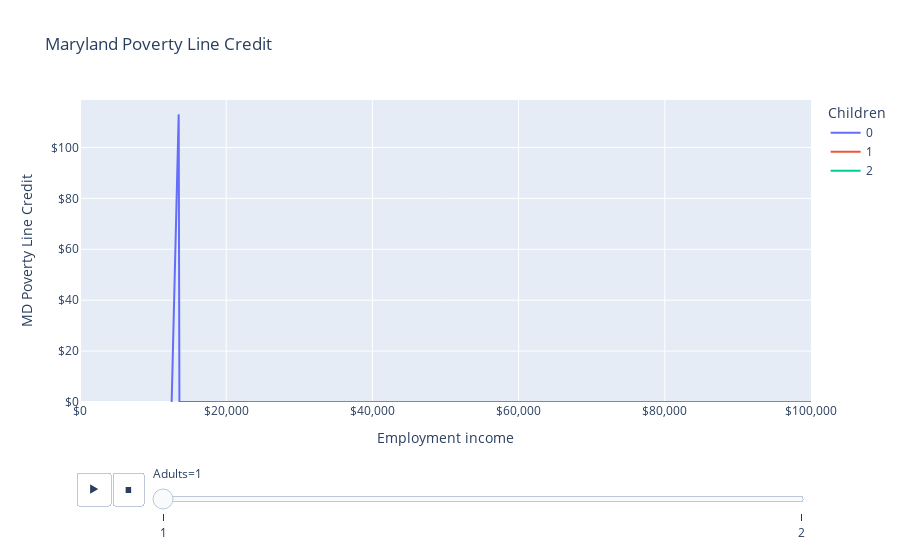

Write notebook code for a chart like this one.
### Markdown cell above
# Maryland Poverty Line Credit

Maryland's Poverty Line Credit provides up to 5% of earned income to eligible Maryland filers with income below the poverty line.

## Examples

Consider a set of Maryland households whose income is solely from earnings.

### Code cell
from openfisca_us import IndividualSim
import pandas as pd
import plotly.express as px


def make(adults, children):
    sim = IndividualSim(year=2022)
    sim.add_person(name="head", age=25, is_tax_unit_head=True)
    members = ["head"]
    if adults > 1:
        sim.add_person(name="spouse", is_tax_unit_head=False)
        members += ["spouse"]
    for i in range(children):
        child = "child{}".format(i)
        sim.add_person(name=child, age=5)
        members += [child]
    sim.add_tax_unit(
        name="tax_unit",
        members=members,
    )
    sim.add_spm_unit(name="spm_unit", members=members)
    sim.add_household(name="household", members=members, state_code="MD")
    sim.vary("employment_income", max=100_000, step=100)
    return pd.DataFrame(
        dict(
            employment_income=sim.calc("employment_income")[0],
            plc=sim.calc("md_poverty_line_credit")[0].round(),
            plc_mtr=-sim.deriv(
                "md_poverty_line_credit",
                "employment_income",
                wrt_target="head",
            ),
            adults=adults,
            children=children,
        )
    )


l = []
for adults in range(1, 3):
    for children in range(0, 3):
        l.append(make(adults, children))

df = pd.concat(l)

LABELS = dict(
    employment_income="Employment income",
    plc="MD Poverty Line Credit",
    plc_mtr="MD Poverty Line Credit marginal tax rate",
    adults="Adults",
    children="Children",
)

fig = px.line(
    df,
    "employment_income",
    "plc",
    color="children",
    animation_frame="adults",
    labels=LABELS,
    title="Maryland Poverty Line Credit",
)
fig.update_layout(
    xaxis_tickformat="$,",
    yaxis_tickformat="$,",
    yaxis_range=[0, df.plc.max() * 1.05],
)
fig.show()

### Figure 1 — Plotly figure (JSON) as saved in the notebook; plotly's stock layout.template omitted (floating-point values rounded to 4 significant figures; data arrays with more than 128 entries replaced by an {"elided": "..."} marker saying what was removed)
{"data": [{"hovertemplate": "Children=0<br>Adults=1<br>Employment income=%{x}<br>MD Poverty Line Credit=%{y}<extra></extra>", "legendgroup": "0", "line": {"color": "#636efa", "dash": "solid"}, "marker": {"symbol": "circle"}, "mode": "lines", "name": "0", "orientation": "v", "showlegend": true, "type": "scatter", "x": {"elided": "1001 int values"}, "xaxis": "x", "y": {"elided": "1001 int values"}, "yaxis": "y"}, {"hovertemplate": "Children=1<br>Adults=1<br>Employment income=%{x}<br>MD Poverty Line Credit=%{y}<extra></extra>", "legendgroup": "1", "line": {"color": "#EF553B", "dash": "solid"}, "marker": {"symbol": "circle"}, "mode": "lines", "name": "1", "orientation": "v", "showlegend": true, "type": "scatter", "x": {"elided": "1001 int values"}, "xaxis": "x", "y": {"elided": "1001 int values"}, "yaxis": "y"}, {"hovertemplate": "Children=2<br>Adults=1<br>Employment income=%{x}<br>MD Poverty Line Credit=%{y}<extra></extra>", "legendgroup": "2", "line": {"color": "#00cc96", "dash": "solid"}, "marker": {"symbol": "circle"}, "mode": "lines", "name": "2", "orientation": "v", "showlegend": true, "type": "scatter", "x": {"elided": "1001 int values"}, "xaxis": "x", "y": {"elided": "1001 int values"}, "yaxis": "y"}], "layout": {"legend": {"title": {"text": "Children"}, "tracegroupgap": 0}, "sliders": [{"active": 0, "currentvalue": {"prefix": "Adults="}, "len": 0.9, "pad": {"b": 10, "t": 60}, "steps": [{"args": [["1"], {"frame": {"duration": 0, "redraw": false}, "fromcurrent": true, "mode": "immediate", "transition": {"duration": 0, "easing": "linear"}}], "label": "1", "method": "animate"}, {"args": [["2"], {"frame": {"duration": 0, "redraw": false}, "fromcurrent": true, "mode": "immediate", "transition": {"duration": 0, "easing": "linear"}}], "label": "2", "method": "animate"}], "x": 0.1, "xanchor": "left", "y": 0, "yanchor": "top"}], "title": {"text": "Maryland Poverty Line Credit"}, "updatemenus": [{"buttons": [{"args": [null, {"frame": {"duration": 500, "redraw": false}, "fromcurrent": true, "mode": "immediate", "transition": {"duration": 500, "easing": "linear"}}], "label": "&#9654;", "method": "animate"}, {"args": [[null], {"frame": {"duration": 0, "redraw": false}, "fromcurrent": true, "mode": "immediate", "transition": {"duration": 0, "easing": "linear"}}], "label": "&#9724;", "method": "animate"}], "direction": "left", "pad": {"r": 10, "t": 70}, "showactive": false, "type": "buttons", "x": 0.1, "xanchor": "right", "y": 0, "yanchor": "top"}], "xaxis": {"anchor": "y", "domain": [0, 1], "tickformat": "$,", "title": {"text": "Employment income"}}, "yaxis": {"anchor": "x", "domain": [0, 1], "range": [0, 118.7], "tickformat": "$,", "title": {"text": "MD Poverty Line Credit"}}}}
